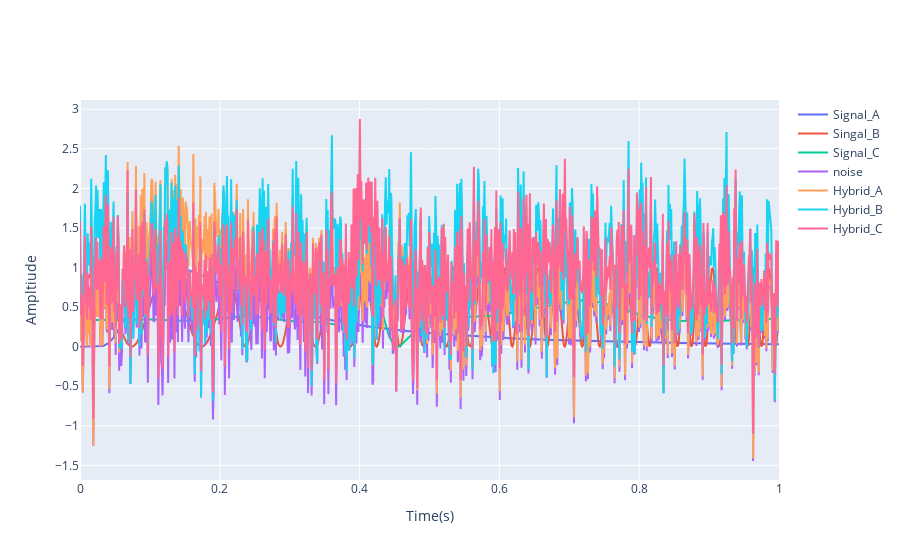

The notebook cell saved with this chart:
### Markdown cell above
### Display Original Signal

### Code cell
fig = go.Figure()
N = 1000

# len, mu, sig
noise_1 = random_generator(N, 0.5,0.5)
noise_2 = random_generator(N, 0.5,1.5)
noise_3 = random_generator(N, 0.5,2)
noise_4 = random_generator(N, 0.5,2.5)


x_axis = np.linspace(0 , 1, N)

fig.add_traces(go.Scatter( 
                        x = x_axis, y = signal_A, mode='lines', name= 'Signal_A'))
fig.add_traces(go.Scatter(
                        x = x_axis, y = signal_B, mode='lines', name= 'Singal_B'))
fig.add_traces(go.Scatter( 
                        x = x_axis, y = signal_C, mode='lines', name= 'Signal_C'))
fig.add_traces(go.Scatter(
                        x = x_axis, y = noise_1, mode='lines', name = 'noise'))
fig.add_traces(go.Scatter(
                        x = x_axis, y = signal_A + noise_1, mode='lines', name = 'Hybrid_A'))
fig.add_traces(go.Scatter(
                        x = x_axis, y = signal_B + noise_1, mode='lines', name = 'Hybrid_B'))
fig.add_traces(go.Scatter(
                        x = x_axis, y = signal_C + noise_1, mode='lines', name = 'Hybrid_C'))
fig.update_layout(
    xaxis_title = 'Time(s)',
    yaxis_title = 'Ampltiude',
)

### Figure 1 — Plotly figure (JSON) as saved in the notebook; plotly's stock layout.template omitted (floating-point values rounded to 4 significant figures; data arrays with more than 128 entries replaced by an {"elided": "..."} marker saying what was removed)
{"data": [{"mode": "lines", "name": "Signal_A", "type": "scatter", "x": {"elided": "1000 float values"}, "y": {"elided": "1000 float values"}}, {"mode": "lines", "name": "Singal_B", "type": "scatter", "x": {"elided": "1000 float values"}, "y": {"elided": "1000 float values"}}, {"mode": "lines", "name": "Signal_C", "type": "scatter", "x": {"elided": "1000 float values"}, "y": {"elided": "1000 float values"}}, {"mode": "lines", "name": "noise", "type": "scatter", "x": {"elided": "1000 float values"}, "y": {"elided": "1000 float values"}}, {"mode": "lines", "name": "Hybrid_A", "type": "scatter", "x": {"elided": "1000 float values"}, "y": {"elided": "1000 float values"}}, {"mode": "lines", "name": "Hybrid_B", "type": "scatter", "x": {"elided": "1000 float values"}, "y": {"elided": "1000 float values"}}, {"mode": "lines", "name": "Hybrid_C", "type": "scatter", "x": {"elided": "1000 float values"}, "y": {"elided": "1000 float values"}}], "layout": {"xaxis": {"title": {"text": "Time(s)"}}, "yaxis": {"title": {"text": "Ampltiude"}}}}
